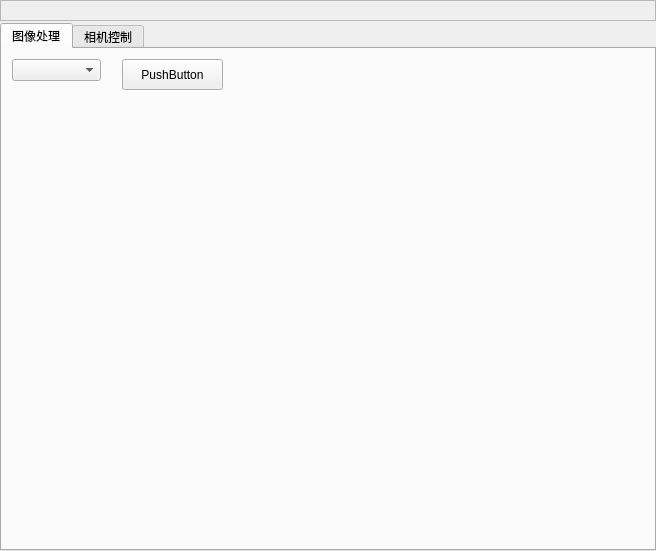
<?xml version="1.0" encoding="UTF-8"?>
<ui version="4.0">
 <class>WidgetTDisplay</class>
 <widget class="QFrame" name="WidgetTDisplay">
  <property name="geometry">
   <rect>
    <x>0</x>
    <y>0</y>
    <width>656</width>
    <height>551</height>
   </rect>
  </property>
  <property name="windowTitle">
   <string>Frame</string>
  </property>
  <layout class="QVBoxLayout" name="vertLayout">
   <property name="spacing">
    <number>2</number>
   </property>
   <property name="leftMargin">
    <number>0</number>
   </property>
   <property name="topMargin">
    <number>0</number>
   </property>
   <property name="rightMargin">
    <number>0</number>
   </property>
   <property name="bottomMargin">
    <number>0</number>
   </property>
   <item>
    <widget class="QFrame" name="DisTitleArea">
     <property name="minimumSize">
      <size>
       <width>0</width>
       <height>21</height>
      </size>
     </property>
     <property name="maximumSize">
      <size>
       <width>2000</width>
       <height>21</height>
      </size>
     </property>
     <property name="frameShape">
      <enum>QFrame::StyledPanel</enum>
     </property>
     <property name="frameShadow">
      <enum>QFrame::Raised</enum>
     </property>
     <layout class="QHBoxLayout" name="horLayoutTitle"/>
    </widget>
   </item>
   <item>
    <widget class="QTabWidget" name="tabWidget">
     <property name="currentIndex">
      <number>0</number>
     </property>
     <widget class="QWidget" name="tabImage">
      <attribute name="title">
       <string>图像处理</string>
      </attribute>
      <widget class="QComboBox" name="comboBox">
       <property name="geometry">
        <rect>
         <x>10</x>
         <y>10</y>
         <width>89</width>
         <height>22</height>
        </rect>
       </property>
      </widget>
      <widget class="QPushButton" name="pushButton">
       <property name="geometry">
        <rect>
         <x>120</x>
         <y>10</y>
         <width>101</width>
         <height>31</height>
        </rect>
       </property>
       <property name="text">
        <string>PushButton</string>
       </property>
      </widget>
     </widget>
     <widget class="QWidget" name="tabCamera">
      <attribute name="title">
       <string>相机控制</string>
      </attribute>
      <widget class="QComboBox" name="comboBox_2">
       <property name="geometry">
        <rect>
         <x>50</x>
         <y>10</y>
         <width>89</width>
         <height>22</height>
        </rect>
       </property>
      </widget>
     </widget>
    </widget>
   </item>
  </layout>
 </widget>
 <resources/>
 <connections/>
</ui>
